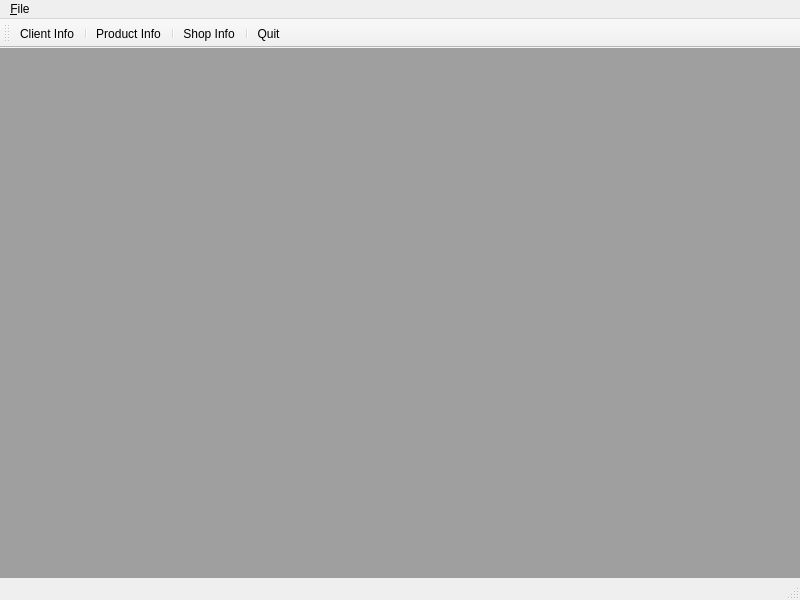
<?xml version="1.0" encoding="UTF-8"?>
<ui version="4.0">
 <class>MainWindow</class>
 <widget class="QMainWindow" name="MainWindow">
  <property name="geometry">
   <rect>
    <x>0</x>
    <y>0</y>
    <width>800</width>
    <height>600</height>
   </rect>
  </property>
  <property name="windowTitle">
   <string>MainWindow</string>
  </property>
  <widget class="QWidget" name="centralwidget">
   <layout class="QHBoxLayout" name="horizontalLayout">
    <property name="leftMargin">
     <number>0</number>
    </property>
    <property name="topMargin">
     <number>0</number>
    </property>
    <property name="rightMargin">
     <number>0</number>
    </property>
    <property name="bottomMargin">
     <number>0</number>
    </property>
    <item>
     <widget class="QMdiArea" name="mdiArea">
      <property name="viewMode">
       <enum>QMdiArea::TabbedView</enum>
      </property>
      <property name="documentMode">
       <bool>true</bool>
      </property>
      <property name="tabsClosable">
       <bool>false</bool>
      </property>
     </widget>
    </item>
   </layout>
  </widget>
  <widget class="QMenuBar" name="menubar">
   <property name="geometry">
    <rect>
     <x>0</x>
     <y>0</y>
     <width>800</width>
     <height>26</height>
    </rect>
   </property>
   <widget class="QMenu" name="menu_File">
    <property name="title">
     <string>&amp;File</string>
    </property>
    <addaction name="separator"/>
    <addaction name="actionQuit"/>
   </widget>
   <addaction name="menu_File"/>
  </widget>
  <widget class="QStatusBar" name="statusbar"/>
  <widget class="QToolBar" name="toolBar">
   <property name="windowTitle">
    <string>toolBar</string>
   </property>
   <attribute name="toolBarArea">
    <enum>TopToolBarArea</enum>
   </attribute>
   <attribute name="toolBarBreak">
    <bool>false</bool>
   </attribute>
   <addaction name="actionClient"/>
   <addaction name="separator"/>
   <addaction name="actionProduct"/>
   <addaction name="separator"/>
   <addaction name="actionShop"/>
   <addaction name="separator"/>
   <addaction name="actionQuit"/>
  </widget>
  <action name="actionQuit">
   <property name="text">
    <string>Quit</string>
   </property>
  </action>
  <action name="actionClient">
   <property name="text">
    <string>Client Info</string>
   </property>
   <property name="shortcut">
    <string>Ctrl+1</string>
   </property>
  </action>
  <action name="actionProduct">
   <property name="text">
    <string>Product Info</string>
   </property>
   <property name="toolTip">
    <string>Product Info</string>
   </property>
   <property name="shortcut">
    <string>Ctrl+2</string>
   </property>
  </action>
  <action name="actionShop">
   <property name="text">
    <string>Shop Info</string>
   </property>
   <property name="toolTip">
    <string>Shop Info</string>
   </property>
   <property name="shortcut">
    <string>Ctrl+3</string>
   </property>
  </action>
 </widget>
 <resources/>
 <connections>
  <connection>
   <sender>actionQuit</sender>
   <signal>triggered()</signal>
   <receiver>MainWindow</receiver>
   <slot>close()</slot>
   <hints>
    <hint type="sourcelabel">
     <x>-1</x>
     <y>-1</y>
    </hint>
    <hint type="destinationlabel">
     <x>399</x>
     <y>299</y>
    </hint>
   </hints>
  </connection>
 </connections>
</ui>
